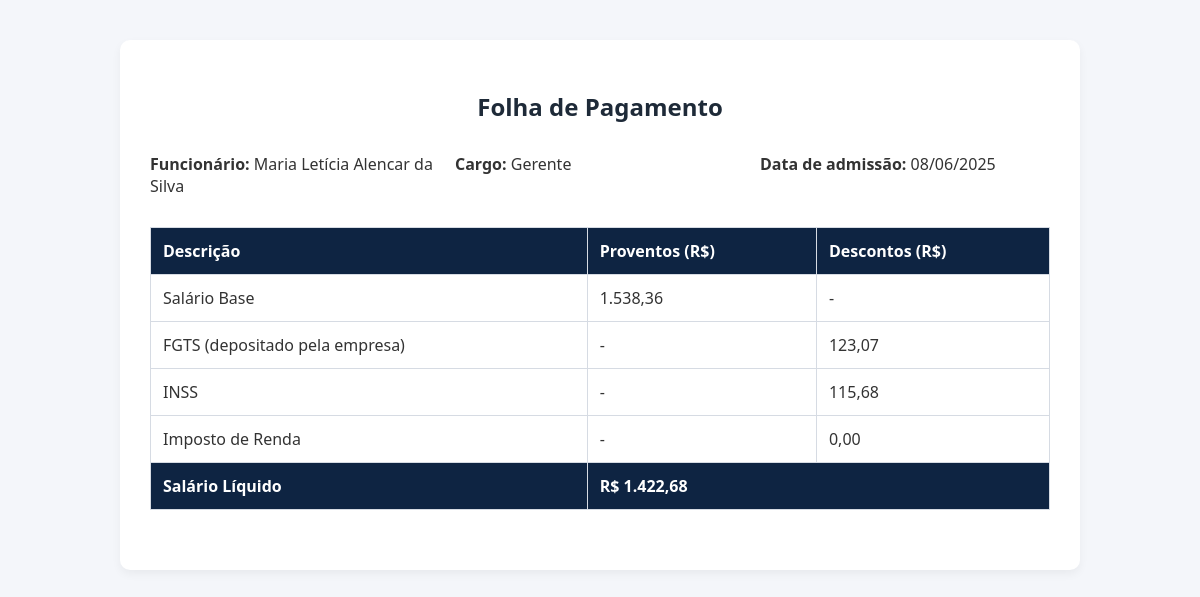
The app's page /public/folha_de_pagamento.php?id=1 (signed in) with its own data.
### tables this page shows
CREATE TABLE `funcionario` (
  `id_funcionario` int(11) NOT NULL,
  `nome_funcionario` varchar(100) NOT NULL,
  `cpf_funcionario` varchar(14) NOT NULL,
  `rg_funcionario` varchar(20) NOT NULL,
  `id_cargo` int(11) DEFAULT NULL,
  `data_admissao` date NOT NULL,
  `salario` decimal(10,2) NOT NULL,
  `ativo` tinyint(1) DEFAULT 1
);

CREATE TABLE `cargo` (
  `id_cargo` int(11) NOT NULL,
  `nome_cargo` varchar(100) NOT NULL,
  `nivel_permissao` int(11) NOT NULL DEFAULT 1
);

### public/folha_de_pagamento.php (the view, shortened to what this page needs)
<?php
$conn = Conexao::getConn();
$id = (int) $_GET['id'];
$sql = "
    SELECT f.nome_funcionario, f.salario, f.data_admissao, c.nome_cargo
    FROM FUNCIONARIO f
    JOIN CARGO c ON f.id_cargo = c.id_cargo
    WHERE f.id_funcionario = :id
";
$stmt = $conn->prepare($sql);
$stmt->bindParam(':id', $id, PDO::PARAM_INT);
$stmt->execute();
$funcionario = $stmt->fetch(PDO::FETCH_ASSOC);
$salario = $funcionario['salario'];
$fgts = $salario * 0.08;
function calcularINSS($salario) {
    $faixas = [
        [0.00, 1518.00, 0.075],
        [1518.01, 2793.88, 0.09],
        [2793.89, 4190.83, 0.12],
        [4190.84, 8157.41, 0.14]
    ];
    $inss = 0;
    foreach ($faixas as $faixa) {
        list($min, $max, $aliquota) = $faixa;
        if ($salario > $max) {
            $inss += ($max - $min) * $aliquota;
        } else {
            $inss += ($salario - $min) * $aliquota;
            break;
        }
    }
    return min($inss, 908.85);
}
function calcularIR($salario, $inss) {
    $base = $salario - $inss;
    if ($base <= 2259.20) {
        return 0;
    } elseif ($base <= 2826.65) {
        return ($base * 0.075) - 169.44;
    } elseif ($base <= 3751.05) {
        return ($base * 0.15) - 381.44;
    } elseif ($base <= 4664.68) {
        return ($base * 0.225) - 662.77;
    } else {
        return ($base * 0.275) - 896.00;
    }
}
$inss = calcularINSS($salario);
$ir = calcularIR($salario, $inss);
$descontos = $inss + $ir;
$salario_liquido = $salario - $descontos;
function formatar($valor) {
    return number_format($valor, 2, ',', '.');
}
?>
<!DOCTYPE html>
<html lang="pt-BR">
<head>
  <link rel="stylesheet" href="../assets/css/folha_de_pagamento.css">
</head>
<body>
  <div class="container">
    <h2>Folha de Pagamento</h2>
    <section class="info-funcionario">
      <div><strong>Funcionário:</strong> <?= htmlspecialchars($funcionario['nome_funcionario']) ?></div>
      <div><strong>Cargo:</strong> <?= htmlspecialchars($funcionario['nome_cargo']) ?></div>
      <div><strong>Data de admissão:</strong> <?= date('d/m/Y', strtotime($funcionario['data_admissao'])) ?></div>
    </section>
    <table class="tabela-pagamento">
      <thead>
        <tr>
          <th>Descrição</th>
          <th>Proventos (R$)</th>
          <th>Descontos (R$)</th>
        </tr>
      </thead>
      <tbody>
        <tr>
          <td>Salário Base</td>
          <td><?= formatar($salario) ?></td>
          <td>-</td>
        </tr>
        <tr>
          <td>FGTS (depositado pela empresa)</td>
          <td>-</td>
          <td><?= formatar($fgts) ?></td>
        </tr>
        <tr>
          <td>INSS</td>
          <td>-</td>
          <td><?= formatar($inss) ?></td>
        </tr>
        <tr>
          <td>Imposto de Renda</td>
          <td>-</td>
          <td><?= formatar($ir) ?></td>
        </tr>
        <tr class="total">
          <td>Salário Líquido</td>
          <td colspan="2">R$ <?= formatar($salario_liquido) ?></td>
        </tr>
      </tbody>
    </table>
  </div>
</body>
</html>

### assets/css/folha_de_pagamento.css (style rules this page uses)
body { margin: 0; font-family: 'Segoe UI', sans-serif; background-color: #f4f6fa; color: #333; }
.container { max-width: 900px; margin: 40px auto; background: #ffffff; padding: 30px; border-radius: 10px; box-shadow: 0px 4px 10px rgba(0,0,0,0.05); }
h2 { text-align: center; color: #1e2a38; margin-bottom: 30px; }
.info-funcionario { display: grid; grid-template-columns: repeat(auto-fit, minmax(250px, 1fr)); gap: 15px; margin-bottom: 30px; font-size: 16px; }
.tabela-pagamento { width: 100%; border-collapse: collapse; margin-bottom: 30px; }
.tabela-pagamento th, .tabela-pagamento td { border: 1px solid #d6dbe3; padding: 12px; text-align: left; }
.tabela-pagamento th { background-color: #0e2442; color: #ffffff; }
.total { background-color: #0e2442; font-weight: bold; color: #ffffff; }

### records on screen
funcionario: nome_funcionario "Maria Letícia Alencar da Silva", id_cargo.nome_cargo "Gerente", data_admissao "08/06/2025", salario "1.538,36", salario "123,07", salario "115,68", salario "0,00", salario "1.422,68"
